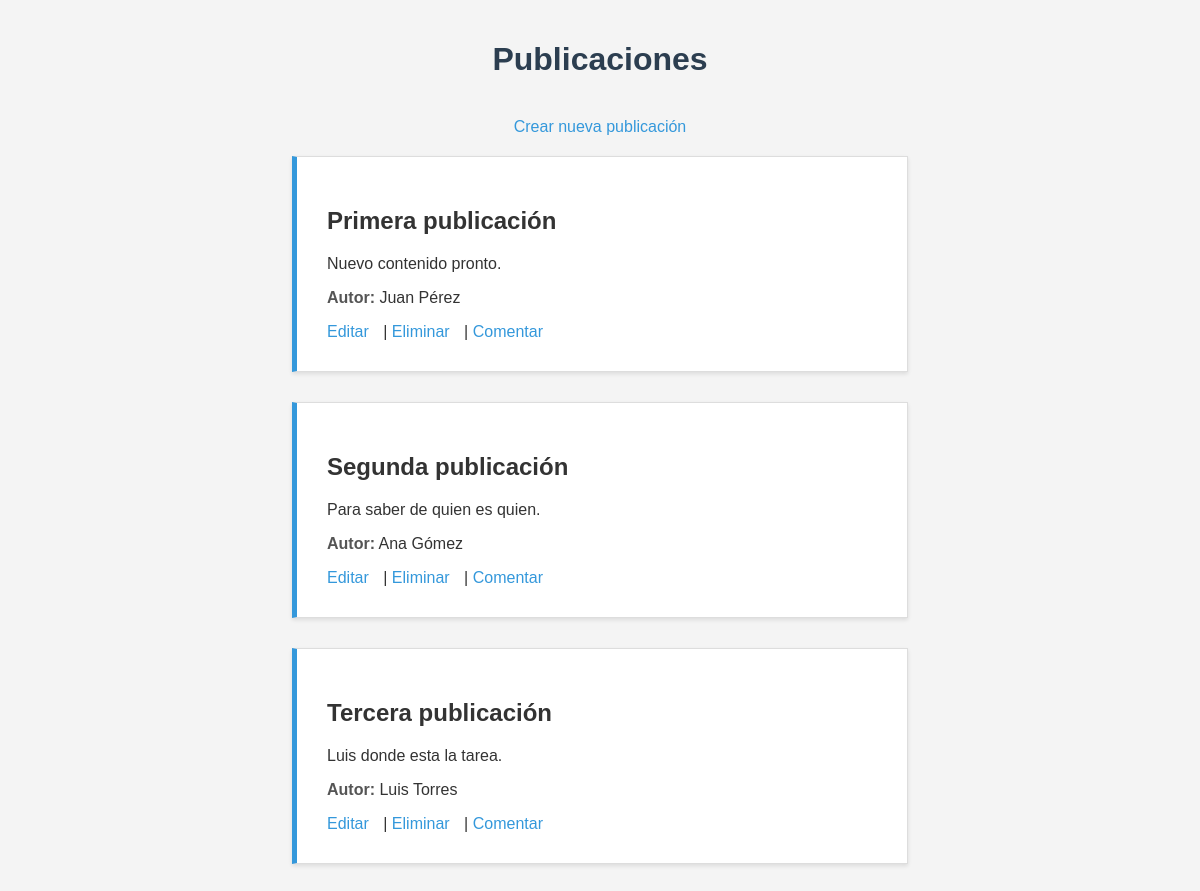
Screenshot of /controllers/post_index.php with the database file from the repository.
### tables this page shows
CREATE TABLE posts (
    id INT UNSIGNED AUTO_INCREMENT PRIMARY KEY,
    title VARCHAR(100) NOT NULL,
    content TEXT NOT NULL,
    user_id INT UNSIGNED NOT NULL,
    created_at TIMESTAMP DEFAULT CURRENT_TIMESTAMP,
    updated_at TIMESTAMP DEFAULT CURRENT_TIMESTAMP ON UPDATE CURRENT_TIMESTAMP,
    FOREIGN KEY (user_id) REFERENCES users(id) ON DELETE CASCADE
);

### controllers/post_index.php (called while the page is built)
<?php
require_once '../models/Post.php';
$postModel = new Post();
$posts = $postModel->getAll();
require_once '../views/post_list.php';

### models/Connection.php (called while the page is built, shortened)
<?php
class Connection{
    private $host = "localhost";
    private $user = "root";
    private $password = "root";
    private $db = "proyecto";
    private $port = 3306;
    protected function connect(){
        try{
            $this->connection = mysqli_connect($this->host, $this->user, $this->password, $this->db, $this->port);
        } catch (Exception $e){
            echo "Error: " . $e->getMessage();
            die(" Connection failed");
        }
    }
}

### models/Post.php (called while the page is built, shortened)
<?php
require_once 'Connection.php';
class Post extends Connection {
    public function getAll() {
        $stmt = mysqli_prepare($this->connection, "SELECT * FROM posts ORDER BY created_at DESC");
        $stmt->execute();
        $result = $stmt->get_result();
        $posts = [];
        while ($row = $result->fetch_assoc()) {
            $userStmt = mysqli_prepare($this->connection, "SELECT user_name FROM users WHERE id = ?");
            mysqli_stmt_bind_param($userStmt, "i", $row['user_id']);
            mysqli_stmt_execute($userStmt);
            $userResult = mysqli_stmt_get_result($userStmt);
            $user = $userResult->fetch_assoc();
            $row['user_name'] = $user['user_name'] ?? 'Desconocido';
            $posts[] = $row;
        }
        return $posts;
    }
}

### views/post_list.php (the view, shortened to what this page needs)
<!DOCTYPE html>
<html lang="es">
<head>
    <link rel="stylesheet" href="../styles/estilos.css">
</head>
<body>
    <h1>Publicaciones</h1>
    <a href="post_create.php" class="back-link">Crear nueva publicación</a>
    <?php if (!empty($posts)): ?>
        <?php foreach ($posts as $post): ?>
            <div>
                <h2><?= htmlspecialchars($post['title']) ?></h2>
                <p><?= nl2br(htmlspecialchars($post['content'])) ?></p>
                <p><strong>Autor:</strong> <?= htmlspecialchars($post['user_name']) ?></p>
                <a href="post_edit.php?id=<?= htmlspecialchars($post['id']) ?>">Editar</a> |
                <a href="post_delete.php?id=<?= htmlspecialchars($post['id']) ?>">Eliminar</a> |
                <a href="comment_index.php?post_id=<?= htmlspecialchars($post['id']) ?>">Comentar</a>
            </div>
        <?php endforeach; ?>
    <?php else: ?>
        <p>No hay publicaciones.</p>
    <?php endif; ?>
</body>
</html>

### styles/estilos.css (style rules this page uses)
body { font-family: Arial, sans-serif; background-color: #f4f4f4; margin: 0; padding: 20px; color: #333; }
h1 { color: #2c3e50; text-align: center; margin-bottom: 40px; }
a { color: #3498db; text-decoration: none; margin-right: 10px; }
div { background-color: #fff; border: 1px solid #ddd; border-left: 5px solid #3498db; margin: 0 auto 30px; padding: 30px; max-width: 550px; box-shadow: 0 2px 4px rgba(0, 0, 0, 0.1); }
strong { color: #555; }
.back-link { display: block; text-align: center; margin: 20px; color: #3498db; }

### rows the page displays
posts: title "Primera publicación", content "Nuevo contenido pronto.", user_name "Juan Pérez"
posts: title "Segunda publicación", content "Para saber de quien es quien.", user_name "Ana Gómez"
posts: title "Tercera publicación", content "Luis donde esta la tarea.", user_name "Luis Torres"
